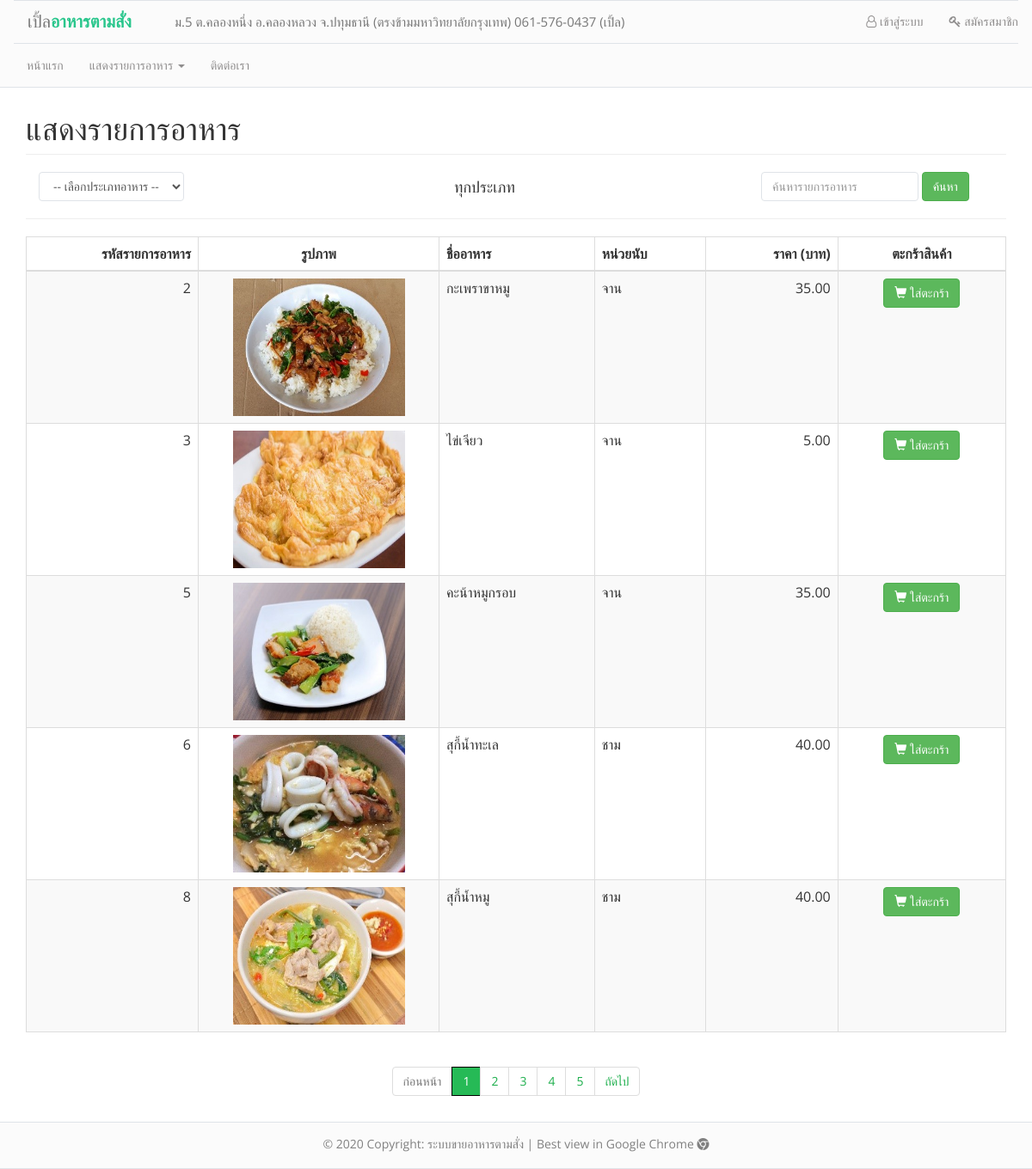
The app's page /show_food_typeall.php with its own data.
### tables this page shows
CREATE TABLE `foods` (
  `foodid` int(5) NOT NULL,
  `food_name` varchar(50) NOT NULL,
  `food_type` int(1) NOT NULL COMMENT 'ประเภทอาหาร',
  `food_price` float(7,2) NOT NULL,
  `food_qty` int(4) NOT NULL COMMENT 'จำนวน',
  `food_count` varchar(30) NOT NULL,
  `food_image` varchar(100) NOT NULL,
  `food_recomend` int(1) NOT NULL DEFAULT '0' COMMENT 'จำนวนการแนะนำ',
  `food_status` int(1) NOT NULL DEFAULT '0'
);

### show_food_typeall.php (the view, shortened to what this page needs)
<head>
</head>
<body>
	<?php
	include("conf/header.php");
	require_once('conf/connection.php');
	$strKeyword = null;
	$food_type = null;
	?>
	<div class="container" style="padding-top: 90px;">
		<h1 class="page-header text-left">แสดงรายการอาหาร</h1>
		<form class="form-inline">
			<div class="col-sm-5">
				<select class="form-control" onchange="if (this.value) window.location.href=this.value">
					<option value="" disabled selected>-- เลือกประเภทอาหาร -- </option>
				</select>
			</div>
			<div class="col-sm-4">
				<h4 style="margin:8px;">
					<?php
					if (isset($_GET['food_type'])) {
						if ($_GET['food_type'] == "") {
							echo "ทุกประเภท";
						} elseif ($_GET['food_type'] == 0) {
							echo "ประเภทผัด";
						} elseif ($_GET['food_type'] == 1) {
							echo "ประเภททอด";
						} elseif ($_GET['food_type'] == 2) {
							echo "ประเภทต้ม";
						} elseif ($_GET['food_type'] == 3) {
							echo "เครื่องดื่ม";
						}
					} else {
						echo "ทุกประเภท";
					}
					?></h4>
			</div>
			<div class="col-md-9"></div>
			<div class="form-group">
				<input class="form-control" type="text" name="search_food" placeholder="ค้นหารายการอาหาร" aria-label="Search">
			</div>
			<button type="submit" class="btn btn-success mb-2">ค้นหา</button>
		</form>
		<hr>
		<div class="table-responsive">
			<table class="table table-striped table-bordered">
				<thead>
					<th style="width:200px; text-align: right;">รหัสรายการอาหาร</th>
					<th style="width:280px; text-align: center;">รูปภาพ</th>
					<th>ชื่ออาหาร</th>
					<th>หน่วยนับ</th>
					<th class="text-right">ราคา (บาท)</th>
					<th style="text-align: center;">ตะกร้าสินค้า</th>
				</thead>
				<?php
				$sql = "SELECT * FROM foods WHERE food_name LIKE '%" . $strKeyword . "%' AND food_status = '0' AND food_type LIKE '%" . $food_type . "%'";
				$query = mysqli_query($link, $sql);
				$num_rows = mysqli_num_rows($query);
				$per_page = 5;
				$page  = 1;
				$prev_page = $page - 1;
				$next_page = $page + 1;
				$row_start = ($page - 1) * $per_page;
				if ($num_rows <= $per_page) {
					$num_pages = 1;
				} else if (($num_rows % $per_page) == 0) {
					$num_pages = ($num_rows / $per_page);
				} else {
					$num_pages = ($num_rows / $per_page) + 1;
					$num_pages = (int) $num_pages;
				}
				$row_end = $per_page;
				$sql .= " ORDER BY foodid ASC LIMIT $row_start ,$row_end ";
				$query = mysqli_query($link, $sql);
				if ($num_rows > 0) {
					while ($result = mysqli_fetch_array($query, MYSQLI_ASSOC)) {
						if ($result['food_image'] == "")
							$food_img = "images/default_food.png";
						else $food_img = $result['food_image'];
						echo '<tr>
						<td class="text-right">' . $result["foodid"] . '</td>
						<td align="center"><img height="160" width="200" src="' . $food_img . '"></td>
						<td>' . $result["food_name"] . '</td>
						<td>' . $result['food_count'] . '</td>
						<td class="text-right">' . number_format($result["food_price"], 2) . '</td>
						<td style="text-align: center;"><a href="add_list_food.php?foodid=' . $result['foodid'] . '"class="btn btn-success btn-md">
						<span class="glyphicon glyphicon-shopping-cart"></span> ใส่ตะกร้า</a></td>
					</tr>';
					}
				} else {
					echo '
					<tr>
						<td colspan="6" align="center">ไม่พบข้อมูลในระบบ</td>
					</tr>
				';
				}
				?>
			</table>
		</div>
		<nav aria-label="Page navigation example" class="navbar-center">
			<div class="text-center">
				<ul class="pagination">
					<?php
					if ($prev_page) {
						echo '<li class="page-item n">' . " <a href='$_SERVER[SCRIPT_NAME]?Page=$prev_page&search_food=$strKeyword&food_type=$food_type'>ก่อนหน้า</a></li>";
					} else {
						echo '<li class="page-item disabled"><a href="#" >ก่อนหน้า</a></li>';
					}
					for ($i = 1; $i <= $num_pages; $i++) {
						if ($i != $page) {
							echo "<li class='page-item n'><a href='$_SERVER[SCRIPT_NAME]?Page=$i&search_food=$strKeyword&food_type=$food_type'>$i</a>" . '</li>';
						} else {
							echo '<li class="page-item active"><a href="#">' . $i . '</a></li>';
						}
					}
					if ($page != $num_pages) {
						echo '<li class="page-item n">' . " <a href='$_SERVER[SCRIPT_NAME]?Page=$next_page&search_food=$strKeyword&food_type=$food_type'>ถัดไป</a></li>";
					} else {
						echo '<li class="page-item disabled">' . "<a href ='#'>ถัดไป</a></li> ";
					}
					?>
			</div>
		</nav>
	</div>
	<?php include("conf/footer.php"); ?>
</body>

### conf/header.php (style rules this page uses)
body { font-family: 'Open Sans', sans-serif; height: 98%; }
div.container { min-height: 95% !important; position: relative !important; }
.form-control { box-shadow: none; border-radius: 4px; border-color: #dfe3e8; }
.pagination>.active>a, .pagination>.active>span, .pagination>.active>a:hover, .pagination>.active>span:hover, .pagination>.active>a:focus, .pagination>.active>span:focus { background-color: #26BA56; border-color: black; cursor: pointer; z-index: 2; }
.pagination>li.page-item.n>a, .pagination>li.page-item.n>span { color: #1EAF4D; cursor: pointer; z-index: 2; }

### records on screen
foods: foodid "2", food_image (picture), food_name "กะเพราขาหมู", food_count "จาน", food_price "35.00"
foods: foodid "3", food_image (picture), food_name "ไข่เจียว", food_count "จาน", food_price "5.00"
foods: foodid "5", food_image (picture), food_name "คะน้าหมูกรอบ", food_count "จาน", food_price "35.00"
foods: foodid "6", food_image (picture), food_name "สุกี้น้ำทะเล", food_count "ชาม", food_price "40.00"
foods: foodid "8", food_image (picture), food_name "สุกี้น้ำหมู", food_count "ชาม", food_price "40.00"
